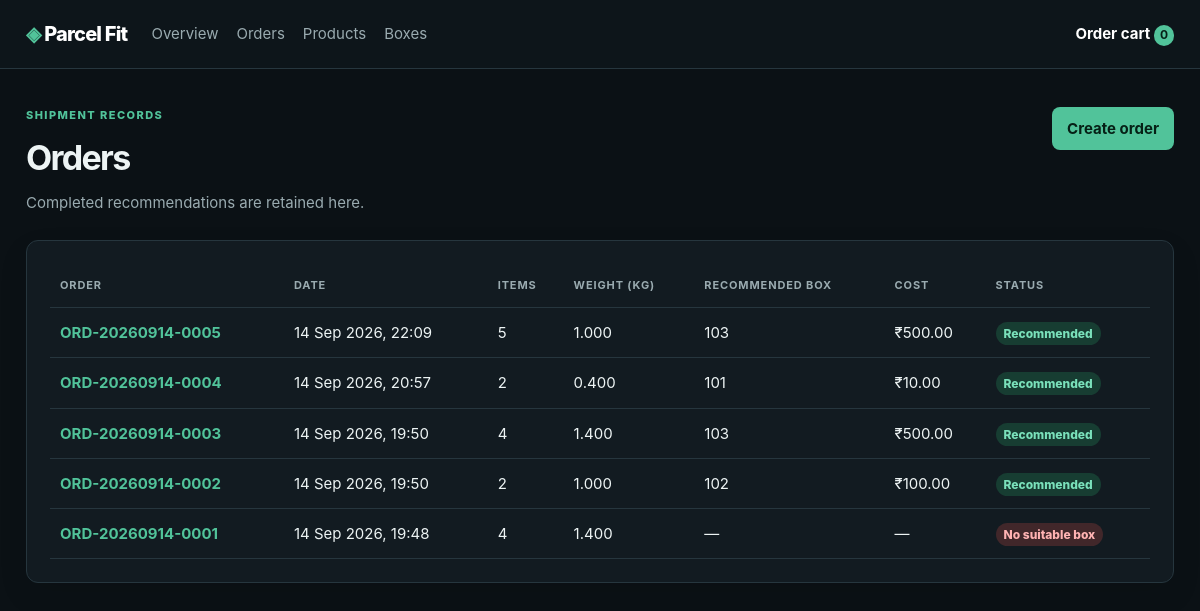
/orders/, run on an earlier commit of the app's database.
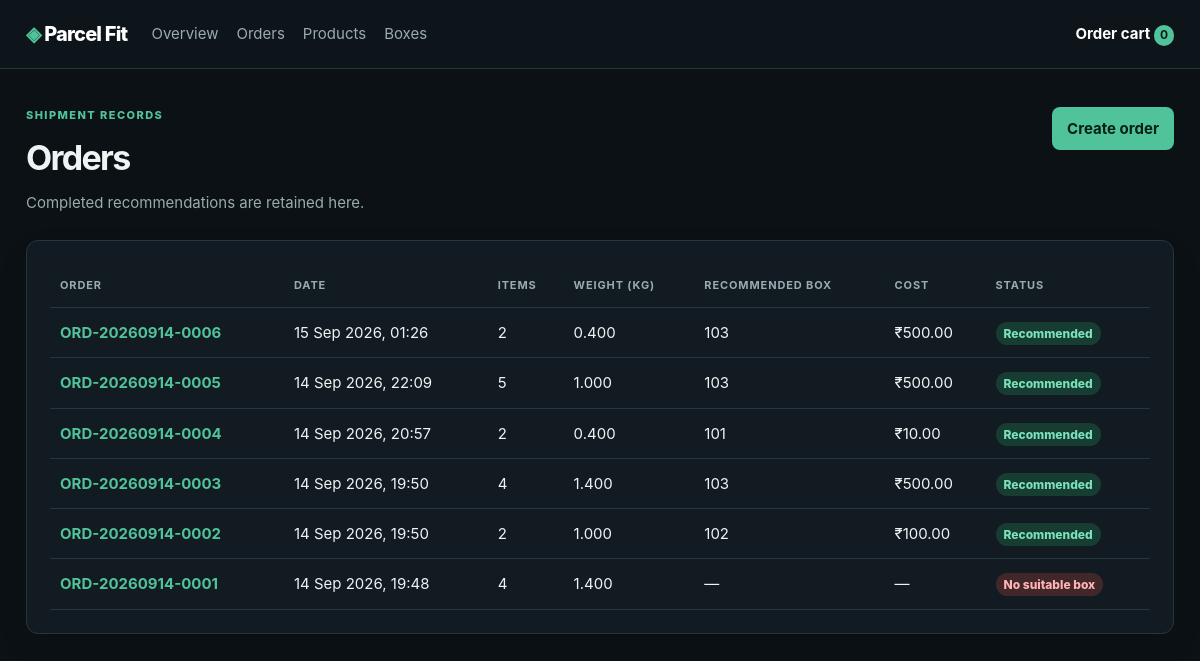
And on a later commit of the database.
### shipping/models.py (models this page shows, shortened)
class Order(models.Model):
    class Status(models.TextChoices):
        RECOMMENDED = "recommended", "Recommended"
        NO_SOLUTION = "no_solution", "No suitable box"
    identifier = models.CharField(max_length=24, unique=True, editable=False)
    created_at = models.DateTimeField(default=timezone.now, editable=False)
    updated_at = models.DateTimeField(auto_now=True)
    total_weight = models.DecimalField(
        max_digits=10, decimal_places=3, default=Decimal("0")
    )
    recommended_box = models.ForeignKey(
        Box,
        null=True,
        blank=True,
        on_delete=models.SET_NULL,
        related_name="recommended_orders",
    )
    recommended_box_snapshot = models.JSONField(default=dict, blank=True)
    selected_box_cost = models.DecimalField(
        max_digits=10, decimal_places=2, null=True, blank=True
    )
    status = models.CharField(
        max_length=20, choices=Status.choices, default=Status.NO_SOLUTION
    )
    evaluation = models.JSONField(default=list, blank=True)
    packing_result = models.JSONField(default=dict, blank=True)
    class Meta:
        ordering = ["-created_at"]
    @property
    def item_count(self):
        return sum(item.quantity for item in self.items.all())

class OrderItem(models.Model):
    order = models.ForeignKey(Order, related_name="items", on_delete=models.CASCADE)
    product = models.ForeignKey(
        Product, null=True, blank=True, on_delete=models.SET_NULL
    )
    quantity = models.PositiveIntegerField()
    product_snapshot = models.JSONField(default=dict)

### shipping/views.py (the view)
# urls.py: path("orders/", views.order_list, name="order_list"),
def order_list(request):
    return render(
        request,
        "orders/list.html",
        {"orders": Order.objects.prefetch_related("items", "recommended_box")},
    )

### shipping/context_processors.py (called while the page is built)
def cart_count(request):
    return {
        "cart_count": sum(
            int(quantity) for quantity in request.session.get("cart", {}).values()
        )
    }

### templates/orders/list.html
{% extends 'base.html' %}{% block content %}<div class="page-heading"><div><p class="eyebrow">SHIPMENT RECORDS</p><h1>Orders</h1><p>Completed recommendations are retained here.</p></div><a class="button primary" href="{% url 'order_create' %}">Create order</a></div><section class="panel">{% if orders %}<div class="table-wrap"><table><thead><tr><th>Order</th><th>Date</th><th>Items</th><th>Weight (kg)</th><th>Recommended box</th><th>Cost</th><th>Status</th></tr></thead><tbody>{% for order in orders %}<tr><td><a href="{% url 'order_detail' order.pk %}">{{ order.identifier }}</a></td><td>{{ order.created_at|date:'d M Y, H:i' }}</td><td>{{ order.item_count }}</td><td>{{ order.total_weight }}</td><td>{% if order.recommended_box_snapshot %}{{ order.recommended_box_snapshot.code }}{% else %}—{% endif %}</td><td>{% if order.selected_box_cost != None %}₹{{ order.selected_box_cost }}{% else %}—{% endif %}</td><td><span class="badge {{ order.status }}">{{ order.get_status_display }}</span></td></tr>{% endfor %}</tbody></table></div>{% else %}<div class="empty"><h3>No orders yet.</h3><p>Create an order to save its packing recommendation.</p></div>{% endif %}</section>{% endblock %}

What changed in the data, as far as the page shows it:
added Order: identifier "ORD-20260914-0006", created_at "15 Sep 2026, 01:26", item_count "2", total_weight "0.400", recommended_box_snapshot.code "103", selected_box_cost "500.00", status "Recommended"
